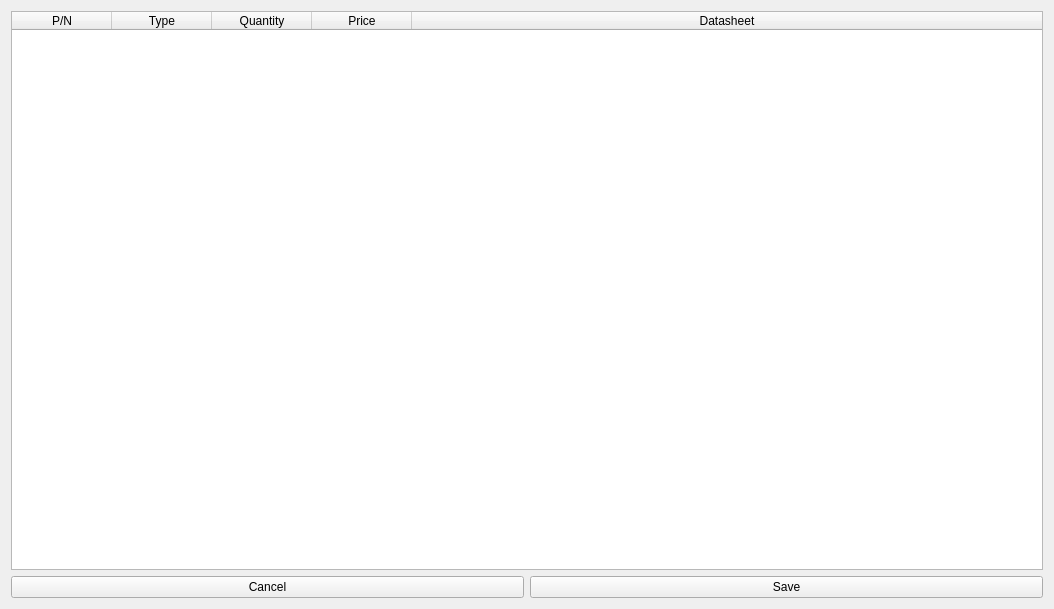
<?xml version="1.0" encoding="UTF-8"?>
<ui version="4.0">
 <class>SalvageWindow</class>
 <widget class="QWidget" name="SalvageWindow">
  <property name="geometry">
   <rect>
    <x>0</x>
    <y>0</y>
    <width>1054</width>
    <height>609</height>
   </rect>
  </property>
  <property name="sizePolicy">
   <sizepolicy hsizetype="Expanding" vsizetype="Minimum">
    <horstretch>0</horstretch>
    <verstretch>0</verstretch>
   </sizepolicy>
  </property>
  <property name="windowTitle">
   <string/>
  </property>
  <layout class="QVBoxLayout" name="verticalLayout">
   <item>
    <widget class="SalvageTable" name="table">
     <property name="horizontalScrollBarPolicy">
      <enum>Qt::ScrollBarAlwaysOff</enum>
     </property>
     <property name="alternatingRowColors">
      <bool>true</bool>
     </property>
     <property name="selectionMode">
      <enum>QAbstractItemView::SingleSelection</enum>
     </property>
     <property name="cornerButtonEnabled">
      <bool>false</bool>
     </property>
     <attribute name="horizontalHeaderStretchLastSection">
      <bool>true</bool>
     </attribute>
     <attribute name="verticalHeaderVisible">
      <bool>false</bool>
     </attribute>
     <column>
      <property name="text">
       <string>P/N</string>
      </property>
     </column>
     <column>
      <property name="text">
       <string>Type</string>
      </property>
     </column>
     <column>
      <property name="text">
       <string>Quantity</string>
      </property>
     </column>
     <column>
      <property name="text">
       <string>Price</string>
      </property>
     </column>
     <column>
      <property name="text">
       <string>Datasheet</string>
      </property>
     </column>
    </widget>
   </item>
   <item>
    <widget class="QFrame" name="frame">
     <property name="sizePolicy">
      <sizepolicy hsizetype="Expanding" vsizetype="Minimum">
       <horstretch>0</horstretch>
       <verstretch>0</verstretch>
      </sizepolicy>
     </property>
     <property name="frameShape">
      <enum>QFrame::NoFrame</enum>
     </property>
     <property name="frameShadow">
      <enum>QFrame::Plain</enum>
     </property>
     <layout class="QHBoxLayout" name="horizontalLayout">
      <property name="leftMargin">
       <number>0</number>
      </property>
      <property name="topMargin">
       <number>0</number>
      </property>
      <property name="rightMargin">
       <number>0</number>
      </property>
      <property name="bottomMargin">
       <number>0</number>
      </property>
      <item>
       <widget class="QPushButton" name="cancel_btn">
        <property name="sizePolicy">
         <sizepolicy hsizetype="Expanding" vsizetype="Minimum">
          <horstretch>0</horstretch>
          <verstretch>0</verstretch>
         </sizepolicy>
        </property>
        <property name="text">
         <string>Cancel</string>
        </property>
       </widget>
      </item>
      <item>
       <widget class="QPushButton" name="save_btn">
        <property name="sizePolicy">
         <sizepolicy hsizetype="Expanding" vsizetype="Minimum">
          <horstretch>0</horstretch>
          <verstretch>0</verstretch>
         </sizepolicy>
        </property>
        <property name="text">
         <string>Save</string>
        </property>
       </widget>
      </item>
     </layout>
    </widget>
   </item>
  </layout>
 </widget>
 <customwidgets>
  <customwidget>
   <class>SalvageTable</class>
   <extends>QTableWidget</extends>
   <header>SalvageTable</header>
  </customwidget>
 </customwidgets>
 <resources/>
 <connections/>
</ui>
